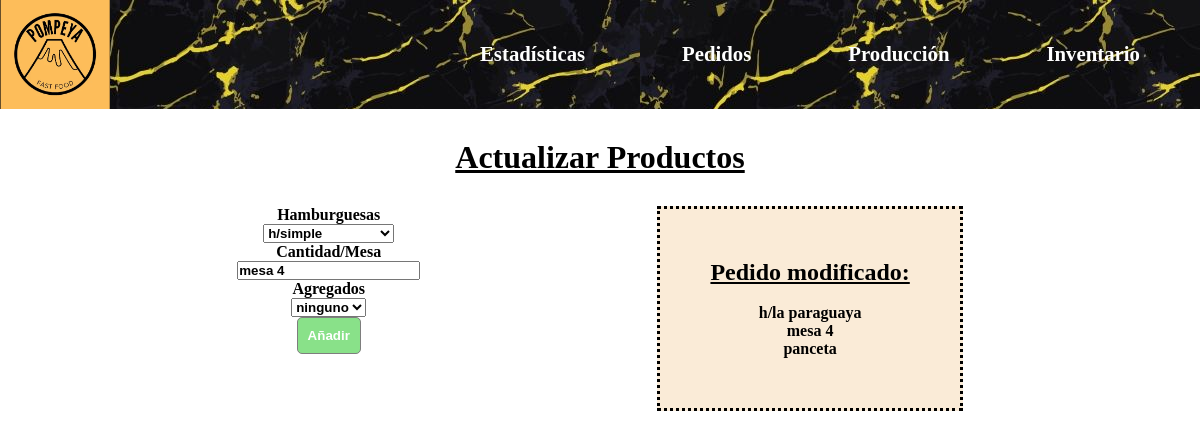
The app's page /hamburguesasA/1 with its own data.
### test.py (models this page shows)
class Hamburguesas(db.Model):
	id = db.Column(db.Integer,primary_key=True)
	hamburguesas = db.Column(db.String(220),unique=False,nullable=False)
	cantidadyMesa2 = db.Column(db.String(220),unique=False,nullable=True)
	agregados2 = db.Column(db.String(220),unique=False,nullable=False)

### test.py (the view)
@app.route("/hamburguesasA/<int:id>",methods=["POST","GET"])
def hamburguesasA(id):
	product_to_update = Hamburguesas.query.get_or_404(id)
	form = hamburguesasForm()
	if request.method == "POST":
		product_to_update.hamburguesas = request.form["hamburguesas"]
		product_to_update.agregados2 = request.form["agregados2"]
		product_to_update.cantidadyMesa2 = request.form["cantidadyMesa2"]
		try:
			db.session.commit()
			return redirect(url_for("produccion"))
		except:
			print("Algo ha salido mal...")
	else:
		return render_template("hamburguesasA.html",product_to_update=product_to_update,form=form)
	return render_template("hamburguesasA.html",product_to_update=product_to_update,form=form)

### test.py
class hamburguesasForm(FlaskForm):
	hamburguesas = SelectField("Hamburguesas", choices=[('h/simple', 'h/simple'), ('h/doble chesse', 'h/doble chesse'), ('h/la paraguaya', 'h/la paraguaya'),('h/oklahoma style', 'h/oklahoma style')],validators=[DataRequired(),Length(min=2,max=220)])
	agregados2 = SelectField("Agregados", choices=[('ninguno', 'ninguno'),('huevo', 'huevo'), ('queso', 'queso'), ('panceta', 'panceta')],validators=[DataRequired(),Length(min=2,max=220)])
	cantidadyMesa2 = StringField(label="Cantidad/Mesa")
	añadir = SubmitField()

### templates/hamburguesasA.html (shortened to what this page needs)
{% extends "base.html" %}
{% block content %}
<h1>Actualizar Productos</h1>
<div class="update-container">
    <div class="update-form">
        <form action="/hamburguesasA/{{ product_to_update.id }}" method="POST">
            {{ form.hamburguesas.label() }}<br>
            {{ form.hamburguesas() }}<br>
            {{ form.cantidadyMesa2.label() }}<br>
            {{ form.cantidadyMesa2(value=product_to_update.cantidadyMesa2) }}<br>
            {{ form.agregados2.label() }}<br>
            {{ form.agregados2() }}<br>
            {{ form.añadir() }}<br>
        </form>
    </div>
    <div class="pedido-actual">
        <h2>Pedido modificado:</h2><br>
        <p>{{ product_to_update.hamburguesas }}</p>
        <p>{{ product_to_update.cantidadyMesa2 }}</p>
        <p>{{ product_to_update.agregados2 }}</p>
    </div>
</div>
{% endblock %}

### static/css/styles.css (style rules this page uses)
* { margin: 0; padding: 0; box-sizing: border-box; font-weight: bolder; }
h1 { text-align: center; margin-bottom: 30px; margin-top: 30px; text-decoration: underline ; }
#añadir { background-color: rgb(22, 196, 22); opacity: .5; color: white; border: 1px solid black; border-radius: 5px; padding: 10px; }
.update-form { display: flex; justify-content: center; text-align: center; }
.update-container { display: flex; justify-content: space-evenly; }
.pedido-actual { display: flex; flex-direction: column; justify-content: space-evenly; align-items: center; background-color:antiquewhite; padding: 50px; border-style: dotted; }
.pedido-actual h2 { text-decoration: underline; }

### records on screen
Hamburguesas: hamburguesas "h/simple", cantidadyMesa2 "mesa 4", agregados2 "ninguno", hamburguesas "h/la paraguaya", agregados2 "panceta"
